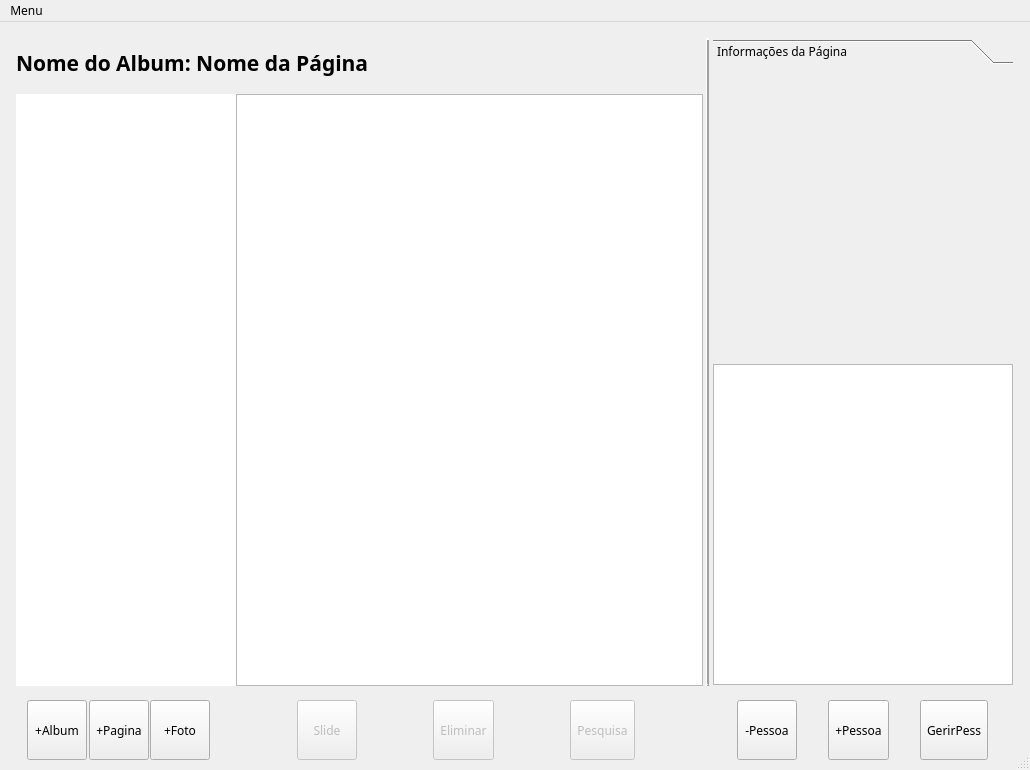
<?xml version="1.0" encoding="UTF-8"?>
<ui version="4.0">
 <class>MainWindow</class>
 <widget class="QMainWindow" name="MainWindow">
  <property name="geometry">
   <rect>
    <x>0</x>
    <y>0</y>
    <width>1030</width>
    <height>770</height>
   </rect>
  </property>
  <property name="sizePolicy">
   <sizepolicy hsizetype="Minimum" vsizetype="Minimum">
    <horstretch>0</horstretch>
    <verstretch>0</verstretch>
   </sizepolicy>
  </property>
  <property name="minimumSize">
   <size>
    <width>1030</width>
    <height>770</height>
   </size>
  </property>
  <property name="font">
   <font>
    <family>Century Gothic</family>
   </font>
  </property>
  <property name="windowTitle">
   <string>PicViewer</string>
  </property>
  <widget class="QWidget" name="centralWidget">
   <property name="sizePolicy">
    <sizepolicy hsizetype="MinimumExpanding" vsizetype="MinimumExpanding">
     <horstretch>0</horstretch>
     <verstretch>0</verstretch>
    </sizepolicy>
   </property>
   <property name="minimumSize">
    <size>
     <width>1025</width>
     <height>765</height>
    </size>
   </property>
   <layout class="QGridLayout" name="gridLayout">
    <item row="0" column="0">
     <widget class="QWidget" name="MainGrid_2" native="true">
      <property name="sizePolicy">
       <sizepolicy hsizetype="MinimumExpanding" vsizetype="MinimumExpanding">
        <horstretch>0</horstretch>
        <verstretch>0</verstretch>
       </sizepolicy>
      </property>
      <property name="minimumSize">
       <size>
        <width>800</width>
        <height>600</height>
       </size>
      </property>
      <layout class="QGridLayout" name="MainGrid">
       <property name="sizeConstraint">
        <enum>QLayout::SetDefaultConstraint</enum>
       </property>
       <property name="leftMargin">
        <number>5</number>
       </property>
       <property name="topMargin">
        <number>5</number>
       </property>
       <property name="rightMargin">
        <number>5</number>
       </property>
       <property name="bottomMargin">
        <number>5</number>
       </property>
       <property name="spacing">
        <number>3</number>
       </property>
       <item row="1" column="1">
        <layout class="QVBoxLayout" name="MainDisplay">
         <property name="topMargin">
          <number>0</number>
         </property>
         <item>
          <widget class="QLabel" name="Title">
           <property name="sizePolicy">
            <sizepolicy hsizetype="MinimumExpanding" vsizetype="Fixed">
             <horstretch>0</horstretch>
             <verstretch>0</verstretch>
            </sizepolicy>
           </property>
           <property name="minimumSize">
            <size>
             <width>0</width>
             <height>50</height>
            </size>
           </property>
           <property name="font">
            <font>
             <pointsize>16</pointsize>
             <weight>75</weight>
             <bold>true</bold>
            </font>
           </property>
           <property name="text">
            <string>Nome do Album: Nome da Página</string>
           </property>
           <property name="scaledContents">
            <bool>false</bool>
           </property>
           <property name="alignment">
            <set>Qt::AlignLeading|Qt::AlignLeft|Qt::AlignVCenter</set>
           </property>
           <property name="margin">
            <number>20</number>
           </property>
           <property name="indent">
            <number>-5</number>
           </property>
           <property name="textInteractionFlags">
            <set>Qt::NoTextInteraction</set>
           </property>
          </widget>
         </item>
         <item>
          <layout class="QHBoxLayout" name="BrowseDisplay">
           <property name="spacing">
            <number>0</number>
           </property>
           <item>
            <widget class="QTreeWidget" name="AlbumList">
             <property name="sizePolicy">
              <sizepolicy hsizetype="Minimum" vsizetype="MinimumExpanding">
               <horstretch>0</horstretch>
               <verstretch>0</verstretch>
              </sizepolicy>
             </property>
             <property name="minimumSize">
              <size>
               <width>200</width>
               <height>0</height>
              </size>
             </property>
             <property name="maximumSize">
              <size>
               <width>220</width>
               <height>16777215</height>
              </size>
             </property>
             <property name="contextMenuPolicy">
              <enum>Qt::NoContextMenu</enum>
             </property>
             <property name="frameShape">
              <enum>QFrame::NoFrame</enum>
             </property>
             <property name="frameShadow">
              <enum>QFrame::Raised</enum>
             </property>
             <property name="lineWidth">
              <number>2</number>
             </property>
             <property name="tabKeyNavigation">
              <bool>false</bool>
             </property>
             <property name="showDropIndicator" stdset="0">
              <bool>false</bool>
             </property>
             <property name="autoExpandDelay">
              <number>5</number>
             </property>
             <property name="indentation">
              <number>10</number>
             </property>
             <property name="rootIsDecorated">
              <bool>false</bool>
             </property>
             <property name="uniformRowHeights">
              <bool>false</bool>
             </property>
             <property name="sortingEnabled">
              <bool>false</bool>
             </property>
             <property name="expandsOnDoubleClick">
              <bool>false</bool>
             </property>
             <property name="columnCount">
              <number>1</number>
             </property>
             <attribute name="headerVisible">
              <bool>false</bool>
             </attribute>
             <attribute name="headerCascadingSectionResizes">
              <bool>false</bool>
             </attribute>
             <attribute name="headerDefaultSectionSize">
              <number>10</number>
             </attribute>
             <column>
              <property name="text">
               <string notr="true">1</string>
              </property>
             </column>
            </widget>
           </item>
           <item>
            <widget class="QTableWidget" name="PhotoDisplay">
             <property name="sizePolicy">
              <sizepolicy hsizetype="MinimumExpanding" vsizetype="MinimumExpanding">
               <horstretch>0</horstretch>
               <verstretch>0</verstretch>
              </sizepolicy>
             </property>
             <property name="minimumSize">
              <size>
               <width>200</width>
               <height>0</height>
              </size>
             </property>
             <property name="focusPolicy">
              <enum>Qt::NoFocus</enum>
             </property>
             <property name="showGrid">
              <bool>false</bool>
             </property>
             <attribute name="horizontalHeaderVisible">
              <bool>false</bool>
             </attribute>
             <attribute name="horizontalHeaderCascadingSectionResizes">
              <bool>true</bool>
             </attribute>
             <attribute name="verticalHeaderVisible">
              <bool>false</bool>
             </attribute>
            </widget>
           </item>
          </layout>
         </item>
        </layout>
       </item>
       <item row="1" column="2">
        <widget class="Line" name="line">
         <property name="frameShadow">
          <enum>QFrame::Raised</enum>
         </property>
         <property name="lineWidth">
          <number>2</number>
         </property>
         <property name="orientation">
          <enum>Qt::Vertical</enum>
         </property>
        </widget>
       </item>
       <item row="2" column="3">
        <layout class="QHBoxLayout" name="PeopleTools">
         <item>
          <widget class="QToolButton" name="RemoveAssociation">
           <property name="minimumSize">
            <size>
             <width>60</width>
             <height>60</height>
            </size>
           </property>
           <property name="text">
            <string>-Pessoa</string>
           </property>
          </widget>
         </item>
         <item>
          <widget class="QToolButton" name="AddAssociation">
           <property name="minimumSize">
            <size>
             <width>60</width>
             <height>60</height>
            </size>
           </property>
           <property name="text">
            <string>+Pessoa</string>
           </property>
          </widget>
         </item>
         <item>
          <widget class="QToolButton" name="ManagePeople">
           <property name="minimumSize">
            <size>
             <width>60</width>
             <height>60</height>
            </size>
           </property>
           <property name="text">
            <string>GerirPess</string>
           </property>
          </widget>
         </item>
        </layout>
       </item>
       <item row="2" column="1">
        <layout class="QHBoxLayout" name="ToolButtons">
         <property name="spacing">
          <number>0</number>
         </property>
         <property name="topMargin">
          <number>0</number>
         </property>
         <item>
          <widget class="QWidget" name="horizontalWidget" native="true">
           <property name="sizePolicy">
            <sizepolicy hsizetype="Maximum" vsizetype="Minimum">
             <horstretch>0</horstretch>
             <verstretch>0</verstretch>
            </sizepolicy>
           </property>
           <property name="minimumSize">
            <size>
             <width>200</width>
             <height>30</height>
            </size>
           </property>
           <property name="maximumSize">
            <size>
             <width>300</width>
             <height>16777215</height>
            </size>
           </property>
           <layout class="QHBoxLayout" name="horizontalLayout">
            <property name="sizeConstraint">
             <enum>QLayout::SetDefaultConstraint</enum>
            </property>
            <item>
             <widget class="QToolButton" name="AddAlbum">
              <property name="minimumSize">
               <size>
                <width>60</width>
                <height>60</height>
               </size>
              </property>
              <property name="text">
               <string>+Album</string>
              </property>
             </widget>
            </item>
            <item>
             <widget class="QToolButton" name="AddPage">
              <property name="minimumSize">
               <size>
                <width>60</width>
                <height>60</height>
               </size>
              </property>
              <property name="text">
               <string>+Pagina</string>
              </property>
             </widget>
            </item>
            <item>
             <widget class="QToolButton" name="AddPhoto">
              <property name="minimumSize">
               <size>
                <width>60</width>
                <height>60</height>
               </size>
              </property>
              <property name="text">
               <string>+Foto</string>
              </property>
             </widget>
            </item>
           </layout>
          </widget>
         </item>
         <item>
          <widget class="QWidget" name="horizontalWidget_2" native="true">
           <property name="sizePolicy">
            <sizepolicy hsizetype="Minimum" vsizetype="Fixed">
             <horstretch>0</horstretch>
             <verstretch>80</verstretch>
            </sizepolicy>
           </property>
           <property name="minimumSize">
            <size>
             <width>500</width>
             <height>30</height>
            </size>
           </property>
           <layout class="QHBoxLayout" name="horizontalLayout_2">
            <item>
             <widget class="QToolButton" name="SlideDisp">
              <property name="enabled">
               <bool>false</bool>
              </property>
              <property name="minimumSize">
               <size>
                <width>60</width>
                <height>60</height>
               </size>
              </property>
              <property name="text">
               <string>Slide</string>
              </property>
             </widget>
            </item>
            <item>
             <widget class="QToolButton" name="Delete">
              <property name="enabled">
               <bool>false</bool>
              </property>
              <property name="minimumSize">
               <size>
                <width>60</width>
                <height>60</height>
               </size>
              </property>
              <property name="text">
               <string>Eliminar</string>
              </property>
             </widget>
            </item>
            <item>
             <widget class="QToolButton" name="Search">
              <property name="enabled">
               <bool>false</bool>
              </property>
              <property name="minimumSize">
               <size>
                <width>60</width>
                <height>60</height>
               </size>
              </property>
              <property name="text">
               <string>Pesquisa</string>
              </property>
             </widget>
            </item>
           </layout>
          </widget>
         </item>
        </layout>
       </item>
       <item row="1" column="3">
        <widget class="QWidget" name="widget" native="true">
         <layout class="QVBoxLayout" name="DetailsDisplay">
          <property name="spacing">
           <number>3</number>
          </property>
          <property name="leftMargin">
           <number>1</number>
          </property>
          <property name="topMargin">
           <number>1</number>
          </property>
          <property name="rightMargin">
           <number>1</number>
          </property>
          <property name="bottomMargin">
           <number>1</number>
          </property>
          <item>
           <widget class="QToolBox" name="Info">
            <property name="sizePolicy">
             <sizepolicy hsizetype="Maximum" vsizetype="Preferred">
              <horstretch>0</horstretch>
              <verstretch>0</verstretch>
             </sizepolicy>
            </property>
            <property name="minimumSize">
             <size>
              <width>300</width>
              <height>0</height>
             </size>
            </property>
            <property name="maximumSize">
             <size>
              <width>400</width>
              <height>16777215</height>
             </size>
            </property>
            <property name="currentIndex">
             <number>0</number>
            </property>
            <widget class="QWidget" name="PageInfo">
             <property name="geometry">
              <rect>
               <x>0</x>
               <y>0</y>
               <width>300</width>
               <height>295</height>
              </rect>
             </property>
             <attribute name="label">
              <string>Informações da Página</string>
             </attribute>
            </widget>
           </widget>
          </item>
          <item>
           <widget class="QListWidget" name="PeopleList">
            <property name="sizePolicy">
             <sizepolicy hsizetype="Maximum" vsizetype="MinimumExpanding">
              <horstretch>0</horstretch>
              <verstretch>0</verstretch>
             </sizepolicy>
            </property>
            <property name="minimumSize">
             <size>
              <width>300</width>
              <height>300</height>
             </size>
            </property>
            <property name="maximumSize">
             <size>
              <width>16777215</width>
              <height>16777215</height>
             </size>
            </property>
           </widget>
          </item>
         </layout>
        </widget>
       </item>
      </layout>
     </widget>
    </item>
   </layout>
  </widget>
  <widget class="QMenuBar" name="menuBar">
   <property name="geometry">
    <rect>
     <x>0</x>
     <y>0</y>
     <width>1030</width>
     <height>21</height>
    </rect>
   </property>
   <widget class="QMenu" name="menuMenu">
    <property name="title">
     <string>Menu</string>
    </property>
    <addaction name="separator"/>
    <addaction name="separator"/>
    <addaction name="Exit"/>
   </widget>
   <addaction name="menuMenu"/>
  </widget>
  <widget class="QStatusBar" name="statusBar"/>
  <action name="Exit">
   <property name="text">
    <string>Exit</string>
   </property>
  </action>
 </widget>
 <layoutdefault spacing="6" margin="11"/>
 <resources/>
 <connections/>
</ui>
